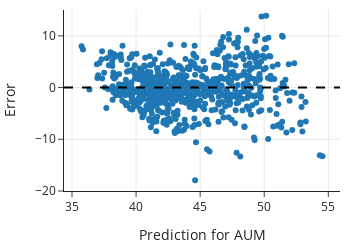

The cell this chart's notebook holds for it:
### Markdown cell above
The size of the errors about the regression line has decreased from the constant model by about 25%. 

Next, we examine the residuals for lack of fit since it can be easier to see potential problems with the fit in a residual plot:

### Code cell
fig = px.scatter(x=prediction, y=error,
                 labels=dict(x='Prediction for AUM', y='Error'),
                 width=350, height=250)

fig.add_hline(0, line_width=2, line_dash='dash', opacity=1)
fig.update_yaxes(range=[-20, 15])

fig.show()

### Figure 1 — Plotly figure (JSON) as saved in the notebook; plotly's stock layout.template omitted (floating-point values rounded to 4 significant figures; data arrays with more than 128 entries replaced by an {"elided": "..."} marker saying what was removed)
{"data": [{"hovertemplate": "Prediction for AUM=%{x}<br>Error=%{y}<extra></extra>", "legendgroup": "", "marker": {"color": "#1F77B4", "symbol": "circle"}, "mode": "markers", "name": "", "orientation": "v", "showlegend": false, "type": "scatter", "x": {"elided": "705 float values"}, "xaxis": "x", "y": {"elided": "705 float values"}, "yaxis": "y"}], "layout": {"height": 250, "legend": {"tracegroupgap": 0}, "shapes": [{"line": {"dash": "dash", "width": 2}, "opacity": 1, "type": "line", "x0": 0, "x1": 1, "xref": "x domain", "y0": 0, "y1": 0, "yref": "y"}], "width": 350, "xaxis": {"anchor": "y", "autorange": true, "domain": [0, 1], "range": [34.37, 55.91], "title": {"text": "Prediction for AUM"}, "type": "linear"}, "yaxis": {"anchor": "x", "domain": [0, 1], "range": [-20, 15], "title": {"text": "Error"}, "type": "linear"}}}
